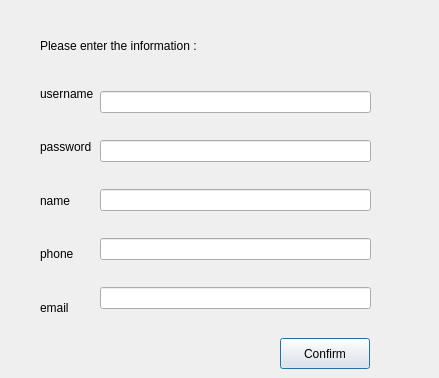
<?xml version="1.0" encoding="UTF-8"?>
<ui version="4.0">
 <class>SignUpDialog</class>
 <widget class="QDialog" name="SignUpDialog">
  <property name="geometry">
   <rect>
    <x>0</x>
    <y>0</y>
    <width>439</width>
    <height>378</height>
   </rect>
  </property>
  <property name="windowTitle">
   <string>Dialog</string>
  </property>
  <widget class="QWidget" name="horizontalLayoutWidget">
   <property name="geometry">
    <rect>
     <x>40</x>
     <y>70</y>
     <width>331</width>
     <height>261</height>
    </rect>
   </property>
   <layout class="QHBoxLayout" name="horizontalLayout_2">
    <item>
     <layout class="QVBoxLayout" name="verticalLayout_4">
      <item>
       <widget class="QLabel" name="label_2">
        <property name="text">
         <string>username</string>
        </property>
       </widget>
      </item>
      <item>
       <widget class="QLabel" name="label_4">
        <property name="text">
         <string>password</string>
        </property>
       </widget>
      </item>
      <item>
       <widget class="QLabel" name="label_3">
        <property name="text">
         <string>name</string>
        </property>
       </widget>
      </item>
      <item>
       <widget class="QLabel" name="label_5">
        <property name="text">
         <string>phone</string>
        </property>
       </widget>
      </item>
      <item>
       <widget class="QLabel" name="label">
        <property name="text">
         <string>email</string>
        </property>
       </widget>
      </item>
     </layout>
    </item>
    <item>
     <layout class="QVBoxLayout" name="verticalLayout">
      <item>
       <widget class="QLineEdit" name="lineEditUserName">
        <property name="text">
         <string/>
        </property>
       </widget>
      </item>
      <item>
       <widget class="QLineEdit" name="lineEditPassword"/>
      </item>
      <item>
       <widget class="QLineEdit" name="lineEditName"/>
      </item>
      <item>
       <widget class="QLineEdit" name="lineEditPhone"/>
      </item>
      <item>
       <widget class="QLineEdit" name="lineEditEmail"/>
      </item>
     </layout>
    </item>
   </layout>
  </widget>
  <widget class="QLabel" name="label_6">
   <property name="geometry">
    <rect>
     <x>40</x>
     <y>30</y>
     <width>331</width>
     <height>31</height>
    </rect>
   </property>
   <property name="text">
    <string>Please enter the information :</string>
   </property>
  </widget>
  <widget class="QPushButton" name="Confirm">
   <property name="geometry">
    <rect>
     <x>280</x>
     <y>338</y>
     <width>90</width>
     <height>31</height>
    </rect>
   </property>
   <property name="text">
    <string>Confirm</string>
   </property>
  </widget>
 </widget>
 <resources/>
 <connections/>
</ui>
